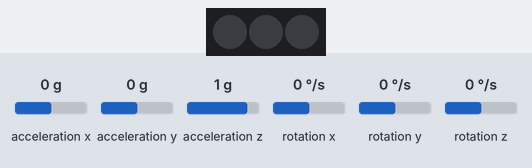
Simulated run of this sketch. Board: ATtiny85, built with avr-gcc and run on an emulated ATtiny85. On the bench: 3 RGB LEDs in strip order, left to right. Wiring (inferred from the names in the program): MPU-6050 motion sensor at I2C address 0x68. The test bench sets the inputs (shaded band); at power-on: acceleration x 0 g, acceleration y 0 g, acceleration z 1 g, rotation x 0 °/s, rotation y 0 °/s, rotation z 0 °/s.

Above: at 2.4 s.
2.5 s: acceleration x set to -1.4 g
At 2.9 s:
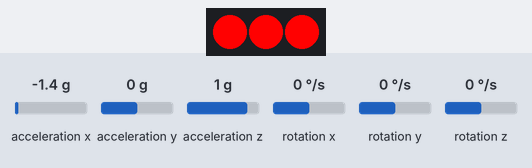
5.5 s: acceleration x set to 0.8 g
At 6.7 s:
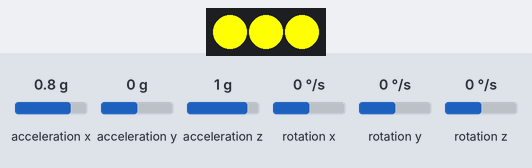
8.5 s: acceleration x set to 1.4 g
At 11.1 s:
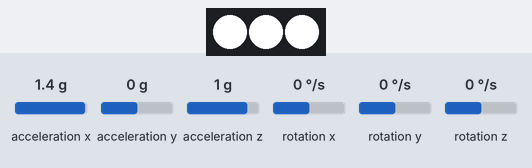
11.5 s: acceleration x set to -0.8 g
At 14.0 s:
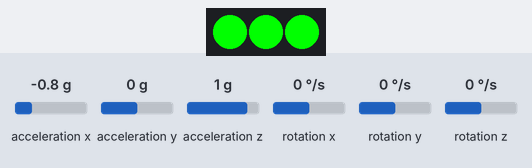
14.5 s: acceleration x set to 0 g
Timing chart, 0 to 17.0 s (numbered marks = the images above; inputs shaded):
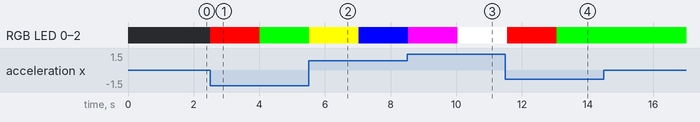

Measured:
- after the input at 2.5 s, RGB LED 0–2: off → RGB(255, 1, 1) at once, → RGB(1, 255, 1) 1.5 s later
- after the input at 5.5 s, RGB LED 0–2: RGB(1, 255, 1) → RGB(255, 255, 1) at once, → RGB(1, 1, 255) 1.5 s later
- after the input at 11.5 s, RGB LED 0–2: RGB(255, 255, 255) → RGB(255, 1, 1) after 0.05 s, → RGB(1, 255, 1) 1.5 s later
- after the input at 14.5 s, every drawn part: stays the same

The sketch:

digispark_hue_cube_tap.ino
```cpp
// sources: https://playground.arduino.cc/Main/MPU-6050
#include <Wire.h>
#include <WS2812.h>

WS2812 LED(3);
cRGB value;
#define MAX_BRIGHTNESS 64
#define MPUADDR 0x68

void setup() {
  delay(200);
  digitalWrite(1, HIGH);
  delay(200);
  digitalWrite(1, LOW);
  delay(200);
  digitalWrite(1, HIGH);
  delay(200);
  digitalWrite(1, LOW);
  delay(200);
  digitalWrite(1, HIGH);
  delay(200);
  digitalWrite(1, LOW);

  Wire.begin();
  Wire.beginTransmission(MPUADDR);
  Wire.write(0x6B);  // PWR_MGMT_1 register
  Wire.write(0);     // set to zero (wakes up the MPU-6050)
  Wire.endTransmission(true);
  LED.setOutput(3);
}

int16_t acX, acY, acZ, Tmp, GyX, GyY, GyZ;
int16_t acXf, acYf, acZf;

int8_t i = -1;

void loop() {
  Wire.beginTransmission(MPUADDR);
  Wire.write(0x3B);  // starting with register 0x3B (ACCEL_XOUT_H)
  Wire.endTransmission(false);
  Wire.requestFrom(MPUADDR, 14); // request a total of 14 registers
  acX = (Wire.read() << 8 | Wire.read()); // 0x3B (ACCEL_XOUT_H) & 0x3C (ACCEL_XOUT_L)
  acY = (Wire.read() << 8 | Wire.read()); // 0x3D (ACCEL_YOUT_H) & 0x3E (ACCEL_YOUT_L)
  acZ = (Wire.read() << 8 | Wire.read()); // 0x3F (ACCEL_ZOUT_H) & 0x40 (ACCEL_ZOUT_L)
  Tmp = Wire.read() << 8 | Wire.read(); // 0x41 (TEMP_OUT_H) & 0x42 (TEMP_OUT_L)
  GyX = Wire.read() << 8 | Wire.read(); // 0x43 (GYRO_XOUT_H) & 0x44 (GYRO_XOUT_L)
  GyY = Wire.read() << 8 | Wire.read(); // 0x45 (GYRO_YOUT_H) & 0x46 (GYRO_YOUT_L)
  GyZ = Wire.read() << 8 | Wire.read(); // 0x47 (GYRO_ZOUT_H) & 0x48 (GYRO_ZOUT_L)

  // low pass filter to remove noise:
  acXf = acXf * 0.7 + 0.3 * (acX); // 0x3B (ACCEL_XOUT_H) & 0x3C (ACCEL_XOUT_L)
  acYf = acYf * 0.7 + 0.3 * (acY); // 0x3D (ACCEL_YOUT_H) & 0x3E (ACCEL_YOUT_L)
  acZf = acZf * 0.7 + 0.3 * (acZ); // 0x3F (ACCEL_ZOUT_H) & 0x40 (ACCEL_ZOUT_L)

  if ( abs(acX - acXf) > 8000 || abs(acX - acXf) > 8000 || abs(acX - acXf) > 8000) {
    i++;
    switch (i) {
      case 0:
        value.r = 255;
        value.g = 1;
        value.b = 1;
        break;
      case 1:
        value.r = 1;
        value.g = 255;
        value.b = 1;
        break;
      case 2:
        value.r = 255;
        value.g = 255;
        value.b = 1;
        break;
      case 3:
        value.r = 1;
        value.g = 1;
        value.b = 255;
        break;
      case 4:
        value.r = 255;
        value.g = 1;
        value.b = 255;
        break;
      case 5:
        value.r = 255;
        value.g = 255;
        value.b = 255;
        break;
      default:
        value.r = 255;
        value.g = 1;
        value.b = 1;
        i = 0;
    }
    LED.set_crgb_at(0, value);
    LED.set_crgb_at(1, value);
    LED.set_crgb_at(2, value);
    LED.sync();

    delay(1500); // debounce
  }

  delay(1000 / 200);
}
```
